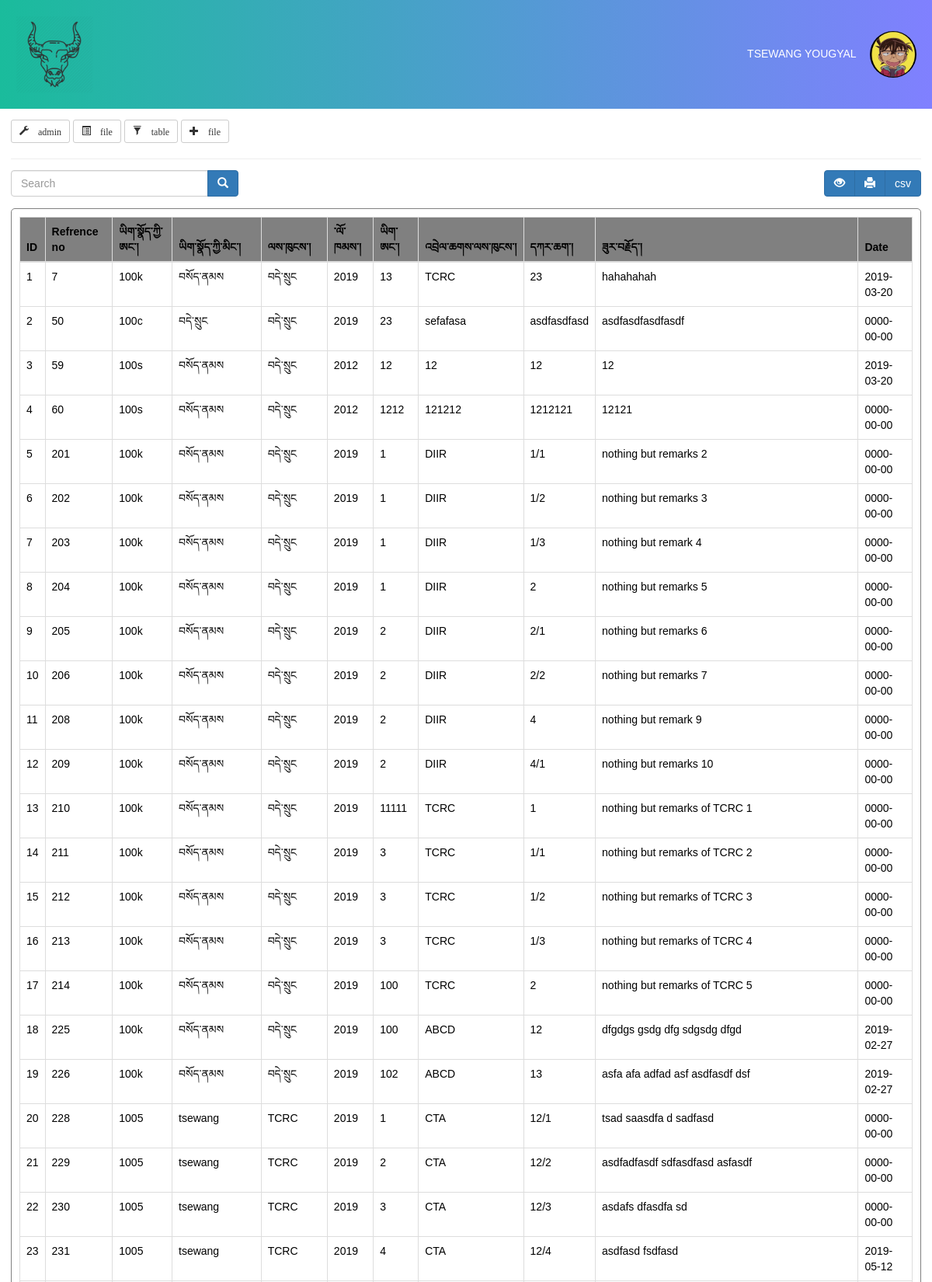
/index.php (signed in, upper part), run on the app's committed database.
### tables this page shows
CREATE TABLE `users` (
  `id` int(10) NOT NULL,
  `name` varchar(100) NOT NULL,
  `gender` varchar(10) NOT NULL,
  `email` varchar(100) NOT NULL,
  `username` varchar(100) DEFAULT NULL,
  `password` varchar(100) NOT NULL,
  `tag` tinyint(1) DEFAULT NULL,
  `img` varchar(60) DEFAULT NULL
);

CREATE TABLE `file_dt` (
  `id` int(20) NOT NULL,
  `file_no` varchar(30) NOT NULL,
  `reference_no` varchar(30) NOT NULL,
  `remark` varchar(300) NOT NULL,
  `r_department` varchar(200) NOT NULL,
  `mydate` date NOT NULL,
  `page_no` int(20) NOT NULL
);

CREATE TABLE `file_info` (
  `file_no` varchar(20) NOT NULL,
  `file_name` varchar(200) NOT NULL,
  `year` year(4) DEFAULT NULL,
  `department` varchar(255) DEFAULT NULL
);

### index.php (the view, shortened to what this page needs)
<?php
include 'php-action/dbh.php';
$usn=$_SESSION["username"];
$query = "SELECT * FROM users where username='$usn'";
$result = mysqli_query($con, $query);
while($row = mysqli_fetch_array($result))
{
$img='<img src="'.$row["img"].'" class="headeruserimg" id="profileimg" onerror="altimage();">';
$name = $row["name"];
}
?>
<!DOCTYPE html>
<html lang="en">
<head>
<link href="//maxcdn.bootstrapcdn.com/font-awesome/4.2.0/css/font-awesome.min.css" rel="stylesheet">
<link rel="stylesheet" href="https://maxcdn.bootstrapcdn.com/bootstrap/3.4.0/css/bootstrap.min.css">
 <link rel="stylesheet" type="text/css" href="https://cdn.datatables.net/r/dt/jq-2.1.4,jszip-2.5.0,pdfmake-0.1.18,dt-1.10.9,af-2.0.0,b-1.0.3,b-colvis-1.0.3,b-html5-1.0.3,b-print-1.0.3,se-1.0.1/datatables.min.css"/>
<link rel="stylesheet" href="css/style.css">
<link rel="stylesheet" href="css/footer.css">
</head>
<body>
<div class="header">
<div class="headmenuholder">
<div class="headmenuleft"><a href="index.php"><img class="headerimg" src="img/yak.png"></a></div>
<div class="headmenuright">
        <div class="dropdown">
          <p data-toggle="dropdown" style="font-size:14px;"> <?php echo $name; ?> <?php echo $img; ?></p>
        </div>
</div>
</div>
</div>
<div class="content">
<a href="admin.php"><button class="btn btn-default btn-sm"><i class="glyphicon glyphicon-wrench"> admin</i></button></a>
<button class="btn btn-default btn-sm" onclick="browse()"><i class="glyphicon glyphicon-list-alt"> file</i></button>
<button class="btn btn-default btn-sm" onclick="filterbar()"><i class="glyphicon glyphicon-filter"> table</i></button>
<a href="add.php"><button class="btn btn-default btn-sm"><i class="glyphicon glyphicon-plus"> file</i></button></a>
<hr>
<div class="main" id="mainpage">
<div class="fdt2" >
<div style="width:25%;float:left;">
<form action="php-action/searchdata.php" method="POST"  name="qfrm" id="qfrm">
      <div class="input-group col-md-12">
        <input type="text" class="form-control searchbar" placeholder="Search" id="srchval" name="srchval">
        <div class="input-group-btn" >
        <button class="btn btn-primary" type="button" name="qsrch" onclick="search()"><span class="glyphicon glyphicon-search"></span>
        </button>
    </div>
  </div>
</form>
</div>
<div style="width:70%;float:right;text-align:right;">
<div class="btn-group" role="group" aria-label="second group">
<button class="btn btn-primary" id="" onclick="viewpanel()"><i class="glyphicon glyphicon-eye-open"></i></button>
<button class="btn btn-primary" id="" onclick="printDiv()"><i class="glyphicon glyphicon-print"></i></button>
<button class="btn btn-primary" name="export">csv</button>
</div>
</div>
</div>
<div  class="simpleframe">
<div id="myscreenout">
<?php
echo
"<table class='table table-hover table-bordered' id='editable_table' style='background-color:white;'>
  <thead style='background-color:gray;'>
  <tr><th>Refrence no</th>
      <th>ཡིག་སྣོད་ཀྱི་ཨང་།</th>
      <th>ཡིག་སྣོད་ཀྱི་མིང་།</th>
      <th>ལས་ཁུངས་།</th>
      <th>་ལོ་ཁམས་།</th>
      <th>ཡིག་ཨང་།</th>
      <th>འབྲེལ་ཆགས་ལས་ཁུངས་།</th>
      <th>དཀར་ཆག་།</th>
      <th>ཟུར་བརྗོད་།</th>
      <th>Date</th>
      </tr></thead>
      <tbody>";
$result = mysqli_query($con,"SELECT * FROM file_dt join file_info on file_dt.file_no=file_info.file_no ");
if(mysqli_num_rows($result) > 0){
while($row = mysqli_fetch_array($result))
  {
  echo "<tr>";
  echo "<td>" . $row['id']. "</td>";
  echo "<td>" . $row['file_no'] . "</td>";
  echo "<td>" . $row['file_name'] . "</td>";
  echo "<td>" . $row['department'] . "</td>";
  echo "<td>" . $row['year'] . "</td>";
  echo "<td>" . $row['page_no'] . "</td>";
  echo "<td>" . $row['r_department'] . "</td>";
  echo "<td>" . $row['reference_no'] . "</td>";
  echo "<td>" . $row['remark'] . "</td>";
  echo "<td>" . $row['mydate'] . "</td>";
  echo "</tr>";
  }
}
else{  echo "<br>";
       echo "there is no such record in the file or the file is missing";
        }
echo"</tbody>".
    "</table>";
?>
</div>
</div>
</div>
</div>
</body>
</html>

### css/style.css (style rules this page uses)
.content { padding:1em; }
.simpleframe { height:100%; width:100%; padding:10px; border:0.5px solid gray; border-radius:5px; margin-top:1em; color:black; }
hr { margin-bottom:1em; }
.headmenuholder { height:100px; width:100%; }
.headmenuleft { float:left; height:100px; width:30%; }
.headmenuright { float:right; height:100px; width:250px; text-align:right; padding-top:1em; background-color:; }
.headeruserimg { height:60px; width:60px; margin-left:1em; border-radius:3em; }
.dropdown { background:inherit; width:250px; }

### index.php (style rules this page uses)
body { font-family: Arial; margin: 0; }
.header { padding:1em; text-align:; color: white; font-size:20px; background-image: linear-gradient(-270deg, #1abc9c,#8080ff); }
.headerimg { height:100px; width:100px; }
a { text-decoration:none; color:white; }
.fdt2 { height:35px; width:100%; margin-top:1em; }

### data on the page
users: name "TSEWANG YOUGYAL", img (picture)
file_dt: id "7", file_no.file_no "100k", file_no.file_name "བསོད་ནམས", file_no.department "བདེ་སྲུང", file_no.year "2019", page_no "13", r_department "TCRC", reference_no "23", remark "hahahahah", mydate "2019-03-20"
file_dt: id "50", file_no.file_no "100c", file_no.file_name "བདེ་སྲུང", file_no.department "བདེ་སྲུང", file_no.year "2019", page_no "23", r_department "sefafasa", reference_no "asdfasdfasd", remark "asdfasdfasdfasdf", mydate "0000-00-00"
file_dt: id "59", file_no.file_no "100s", file_no.file_name "བསོད་ནམས", file_no.department "བདེ་སྲུང", file_no.year "2012", page_no "12", r_department "12", reference_no "12", remark "12", mydate "2019-03-20"
file_dt: id "60", file_no.file_no "100s", file_no.file_name "བསོད་ནམས", file_no.department "བདེ་སྲུང", file_no.year "2012", page_no "1212", r_department "121212", reference_no "1212121", remark "12121", mydate "0000-00-00"
file_dt: id "201", file_no.file_no "100k", file_no.file_name "བསོད་ནམས", file_no.department "བདེ་སྲུང", file_no.year "2019", page_no "1", r_department "DIIR", reference_no "1/1", remark "nothing but remarks 2", mydate "0000-00-00"
file_dt: id "202", file_no.file_no "100k", file_no.file_name "བསོད་ནམས", file_no.department "བདེ་སྲུང", file_no.year "2019", page_no "1", r_department "DIIR", reference_no "1/2", remark "nothing but remarks 3", mydate "0000-00-00"
file_dt: id "203", file_no.file_no "100k", file_no.file_name "བསོད་ནམས", file_no.department "བདེ་སྲུང", file_no.year "2019", page_no "1", r_department "DIIR", reference_no "1/3", remark "nothing but remark 4", mydate "0000-00-00"
file_dt: id "204", file_no.file_no "100k", file_no.file_name "བསོད་ནམས", file_no.department "བདེ་སྲུང", file_no.year "2019", page_no "1", r_department "DIIR", reference_no "2", remark "nothing but remarks 5", mydate "0000-00-00"
file_dt: id "205", file_no.file_no "100k", file_no.file_name "བསོད་ནམས", file_no.department "བདེ་སྲུང", file_no.year "2019", page_no "2", r_department "DIIR", reference_no "2/1", remark "nothing but remarks 6", mydate "0000-00-00"
file_dt: id "206", file_no.file_no "100k", file_no.file_name "བསོད་ནམས", file_no.department "བདེ་སྲུང", file_no.year "2019", page_no "2", r_department "DIIR", reference_no "2/2", remark "nothing but remarks 7", mydate "0000-00-00"
file_dt: id "208", file_no.file_no "100k", file_no.file_name "བསོད་ནམས", file_no.department "བདེ་སྲུང", file_no.year "2019", page_no "2", r_department "DIIR", reference_no "4", remark "nothing but remark 9", mydate "0000-00-00"
file_dt: id "209", file_no.file_no "100k", file_no.file_name "བསོད་ནམས", file_no.department "བདེ་སྲུང", file_no.year "2019", page_no "2", r_department "DIIR", reference_no "4/1", remark "nothing but remarks 10", mydate "0000-00-00"
file_dt: id "210", file_no.file_no "100k", file_no.file_name "བསོད་ནམས", file_no.department "བདེ་སྲུང", file_no.year "2019", page_no "11111", r_department "TCRC", reference_no "1", remark "nothing but remarks of TCRC 1", mydate "0000-00-00"
file_dt: id "211", file_no.file_no "100k", file_no.file_name "བསོད་ནམས", file_no.department "བདེ་སྲུང", file_no.year "2019", page_no "3", r_department "TCRC", reference_no "1/1", remark "nothing but remarks of TCRC 2", mydate "0000-00-00"
file_dt: id "212", file_no.file_no "100k", file_no.file_name "བསོད་ནམས", file_no.department "བདེ་སྲུང", file_no.year "2019", page_no "3", r_department "TCRC", reference_no "1/2", remark "nothing but remarks of TCRC 3", mydate "0000-00-00"
file_dt: id "213", file_no.file_no "100k", file_no.file_name "བསོད་ནམས", file_no.department "བདེ་སྲུང", file_no.year "2019", page_no "3", r_department "TCRC", reference_no "1/3", remark "nothing but remarks of TCRC 4", mydate "0000-00-00"
file_dt: id "214", file_no.file_no "100k", file_no.file_name "བསོད་ནམས", file_no.department "བདེ་སྲུང", file_no.year "2019", page_no "100", r_department "TCRC", reference_no "2", remark "nothing but remarks of TCRC 5", mydate "0000-00-00"
file_dt: id "225", file_no.file_no "100k", file_no.file_name "བསོད་ནམས", file_no.department "བདེ་སྲུང", file_no.year "2019", page_no "100", r_department "ABCD", reference_no "12", remark "dfgdgs gsdg dfg sdgsdg dfgd", mydate "2019-02-27"
file_dt: id "226", file_no.file_no "100k", file_no.file_name "བསོད་ནམས", file_no.department "བདེ་སྲུང", file_no.year "2019", page_no "102", r_department "ABCD", reference_no "13", remark "asfa afa adfad asf asdfasdf dsf", mydate "2019-02-27"
file_dt: id "228", file_no.file_no "1005", file_no.file_name "tsewang", file_no.department "TCRC", file_no.year "2019", page_no "1", r_department "CTA", reference_no "12/1", remark "tsad saasdfa d sadfasd", mydate "0000-00-00"
file_dt: id "229", file_no.file_no "1005", file_no.file_name "tsewang", file_no.department "TCRC", file_no.year "2019", page_no "2", r_department "CTA", reference_no "12/2", remark "asdfadfasdf sdfasdfasd asfasdf", mydate "0000-00-00"
file_dt: id "230", file_no.file_no "1005", file_no.file_name "tsewang", file_no.department "TCRC", file_no.year "2019", page_no "3", r_department "CTA", reference_no "12/3", remark "asdafs dfasdfa sd", mydate "0000-00-00"
file_dt: id "231", file_no.file_no "1005", file_no.file_name "tsewang", file_no.department "TCRC", file_no.year "2019", page_no "4", r_department "CTA", reference_no "12/4", remark "asdfasd fsdfasd", mydate "2019-05-12"
